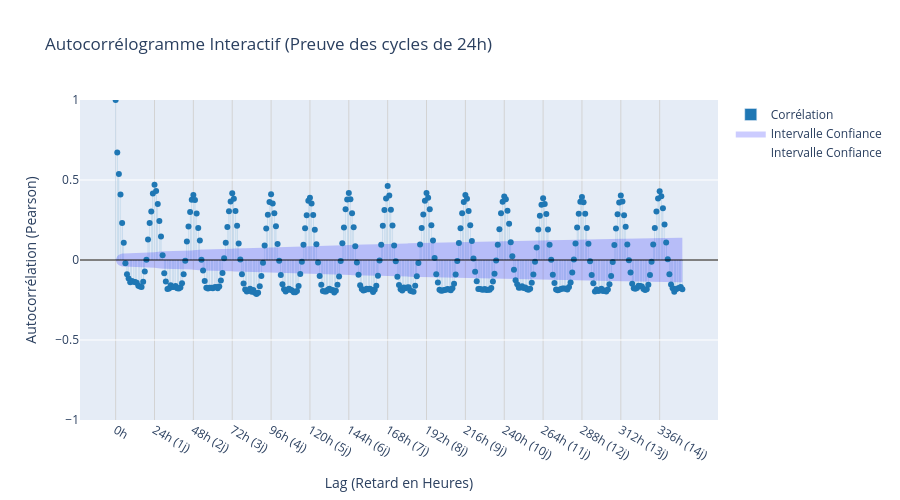

This figure's notebook cell:
### Markdown cell above
### Autocorrélation (ACF)
**Question :** Est-ce que le débit d'aujourd'hui à 8h ressemble à celui d'hier à 8h ?

**Attente :** On s'attend à voir des pics de corrélation toutes les 24 heures.

### Code cell
import plotly.graph_objects as go
from statsmodels.tsa.stattools import acf
import numpy as np

# alpha=0.05 nous donne l'intervalle de confiance (la zone bleue)
# nlags=350 correspond à environ 2 semaines d'heures
acf_values, confint = acf(df_hourly['debit_clean'].dropna(), nlags=350, alpha=0.05)

lags = np.arange(len(acf_values))

fig = go.Figure()

lower_bound = confint[:, 0] - acf_values
upper_bound = confint[:, 1] - acf_values

fig.add_trace(go.Scatter(
    x=lags, y=upper_bound,
    mode='lines', line=dict(width=0),
    name='Intervalle Confiance', hoverinfo='skip'
))
fig.add_trace(go.Scatter(
    x=lags, y=lower_bound,
    mode='lines', line=dict(width=0),
    fill='tonexty',
    fillcolor='rgba(0,0,255,0.2)',
    name='Intervalle Confiance', hoverinfo='skip'
))

fig.add_trace(go.Bar(
    x=lags, y=acf_values,
    width=0.2,
    marker_color='rgb(31, 119, 180)',
    name='Corrélation'
))
fig.add_trace(go.Scatter(
    x=lags, y=acf_values,
    mode='markers',
    marker=dict(color='rgb(31, 119, 180)', size=6),
    showlegend=False,
    name='Corrélation'
))


ticks_vals = np.arange(0, 351, 24)
ticks_text = [f"{i}h ({(i//24)}j)" if i > 0 else "0h" for i in ticks_vals]

fig.update_layout(
    title="Autocorrélogramme Interactif (Preuve des cycles de 24h)",
    xaxis_title="Lag (Retard en Heures)",
    yaxis_title="Autocorrélation (Pearson)",
    yaxis=dict(range=[-1, 1]),
    xaxis=dict(
        tickmode='array',
        tickvals=ticks_vals,
        ticktext=ticks_text,
        gridcolor='lightgray' 
    ),
    height=500
)

fig.add_hline(y=0, line_color="black", line_width=1)

fig.show()

### Figure 1 — Plotly figure (JSON) as saved in the notebook; plotly's stock layout.template omitted (floating-point values rounded to 4 significant figures; data arrays with more than 128 entries replaced by an {"elided": "..."} marker saying what was removed)
{"data": [{"hoverinfo": "skip", "line": {"width": 0}, "mode": "lines", "name": "Intervalle Confiance", "type": "scatter", "x": {"elided": "351 int values"}, "y": {"elided": "351 float values"}}, {"fill": "tonexty", "fillcolor": "rgba(0,0,255,0.2)", "hoverinfo": "skip", "line": {"width": 0}, "mode": "lines", "name": "Intervalle Confiance", "type": "scatter", "x": {"elided": "351 int values"}, "y": {"elided": "351 float values"}}, {"marker": {"color": "rgb(31, 119, 180)"}, "name": "Corrélation", "type": "bar", "width": 0.2, "x": {"elided": "351 int values"}, "y": {"elided": "351 float values"}}, {"marker": {"color": "rgb(31, 119, 180)", "size": 6}, "mode": "markers", "name": "Corrélation", "showlegend": false, "type": "scatter", "x": {"elided": "351 int values"}, "y": {"elided": "351 float values"}}], "layout": {"height": 500, "shapes": [{"line": {"color": "black", "width": 1}, "type": "line", "x0": 0, "x1": 1, "xref": "x domain", "y0": 0, "y1": 0, "yref": "y"}], "title": {"text": "Autocorrélogramme Interactif (Preuve des cycles de 24h)"}, "xaxis": {"gridcolor": "lightgray", "tickmode": "array", "ticktext": ["0h", "24h (1j)", "48h (2j)", "72h (3j)", "96h (4j)", "120h (5j)", "144h (6j)", "168h (7j)", "192h (8j)", "216h (9j)", "240h (10j)", "264h (11j)", "288h (12j)", "312h (13j)", "336h (14j)"], "tickvals": [0, 24, 48, 72, 96, 120, 144, 168, 192, 216, 240, 264, 288, 312, 336], "title": {"text": "Lag (Retard en Heures)"}}, "yaxis": {"range": [-1, 1], "title": {"text": "Autocorrélation (Pearson)"}}}}
